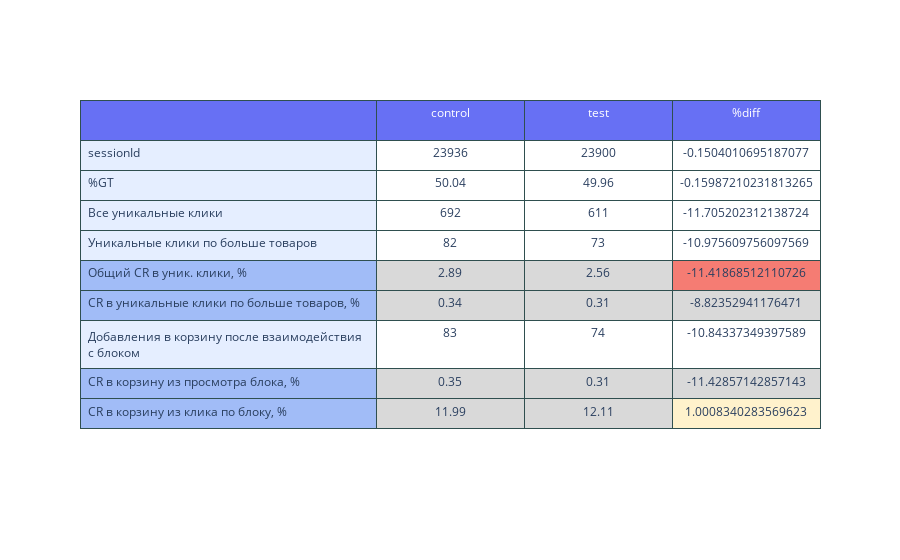

Notebook source saved alongside this figure:
### Markdown cell above
## Сравнение метрик

### Code cell
import plotly.graph_objects as go
metricks = resT
metricks = metricks.round(decimals=2)

fig = go.Figure(data=[go.Table(
 # columnorder = [1,4],
  columnwidth = [200,100,100,100],
  header = dict(
    values = ['','control', 'test', '%diff'],
    line_color='darkslategray',
    fill_color='rgb(103,112,244)',
    align=['left','center'],
    font=dict(color='white', size=12),
    height=40
  ),
  cells=dict(
    values=[metricks.index, metricks['control'], metricks['test'], metricks['%diff']],
    line_color='darkslategray',
    fill=dict(color=[
        ['rgb(229, 238, 255)', 'rgb(229, 238, 255)', 'rgb(229, 238, 255)', 'rgb(229, 238, 255)', '#a1bcf7', '#a1bcf7', 'rgb(229, 238, 255)','#a1bcf7','#a1bcf7'],
        ['white','white','white', 'white','#d9d9d9','#d9d9d9', 'white', '#d9d9d9','#d9d9d9'],
        ['white','white','white', 'white','#d9d9d9','#d9d9d9', 'white', '#d9d9d9','#d9d9d9'],
        ['white','white','white', 'white','#f57c73','#d9d9d9', 'white', '#d9d9d9','#fff2cc']]),
    # font=dict(color=['rgb(25, 25, 112)', ['rgb(25, 25, 112)', 'rgb(25, 25, 112)', 'rgb(25, 25, 112)', 'rgb(128, 128, 128)', 'rgb(25, 25, 112)'], ['rgb(25, 25, 112)', 'rgb(25, 25, 112)', 'rgb(25, 25, 112)', 'rgb(128, 128, 128)', 'rgb(25, 25, 112)'], ['rgb(25, 25, 112)', 'rgb(25, 25, 112)', 'rgb(25, 25, 112)', 'rgb(128, 128, 128)','rgb(25, 25, 112)']]),
    align=['left', 'center'],
    font_size=12,
    height=30)
    )
])
fig.show()

### Figure 1 — Plotly figure (JSON) as saved in the notebook; plotly's stock layout.template omitted (floating-point values rounded to 4 significant figures)
{"data": [{"cells": {"align": ["left", "center"], "fill": {"color": [["rgb(229, 238, 255)", "rgb(229, 238, 255)", "rgb(229, 238, 255)", "rgb(229, 238, 255)", "#a1bcf7", "#a1bcf7", "rgb(229, 238, 255)", "#a1bcf7", "#a1bcf7"], ["white", "white", "white", "white", "#d9d9d9", "#d9d9d9", "white", "#d9d9d9", "#d9d9d9"], ["white", "white", "white", "white", "#d9d9d9", "#d9d9d9", "white", "#d9d9d9", "#d9d9d9"], ["white", "white", "white", "white", "#f57c73", "#d9d9d9", "white", "#d9d9d9", "#fff2cc"]]}, "font": {"size": 12}, "height": 30, "line": {"color": "darkslategray"}, "values": [["sessionId", "%GT", "Все уникальные клики", "Уникальные клики по больше товаров", "Общий CR в уник. клики, %", "CR в уникальные клики по больше товаров, %", "Добавления в корзину после взаимодействия с блоком", "CR в корзину из просмотра блока, %", "CR в корзину из клика по блоку, %"], [23936, 50.04, 692, 82, 2.89, 0.34, 83, 0.35, 11.99], [23900, 49.96, 611, 73, 2.56, 0.31, 74, 0.31, 12.11], [-0.1504, -0.1599, -11.71, -10.98, -11.42, -8.824, -10.84, -11.43, 1.001]]}, "columnwidth": [200, 100, 100, 100], "header": {"align": ["left", "center"], "fill": {"color": "rgb(103,112,244)"}, "font": {"color": "white", "size": 12}, "height": 40, "line": {"color": "darkslategray"}, "values": ["", "control", "test", "%diff"]}, "type": "table"}], "layout": {}}
